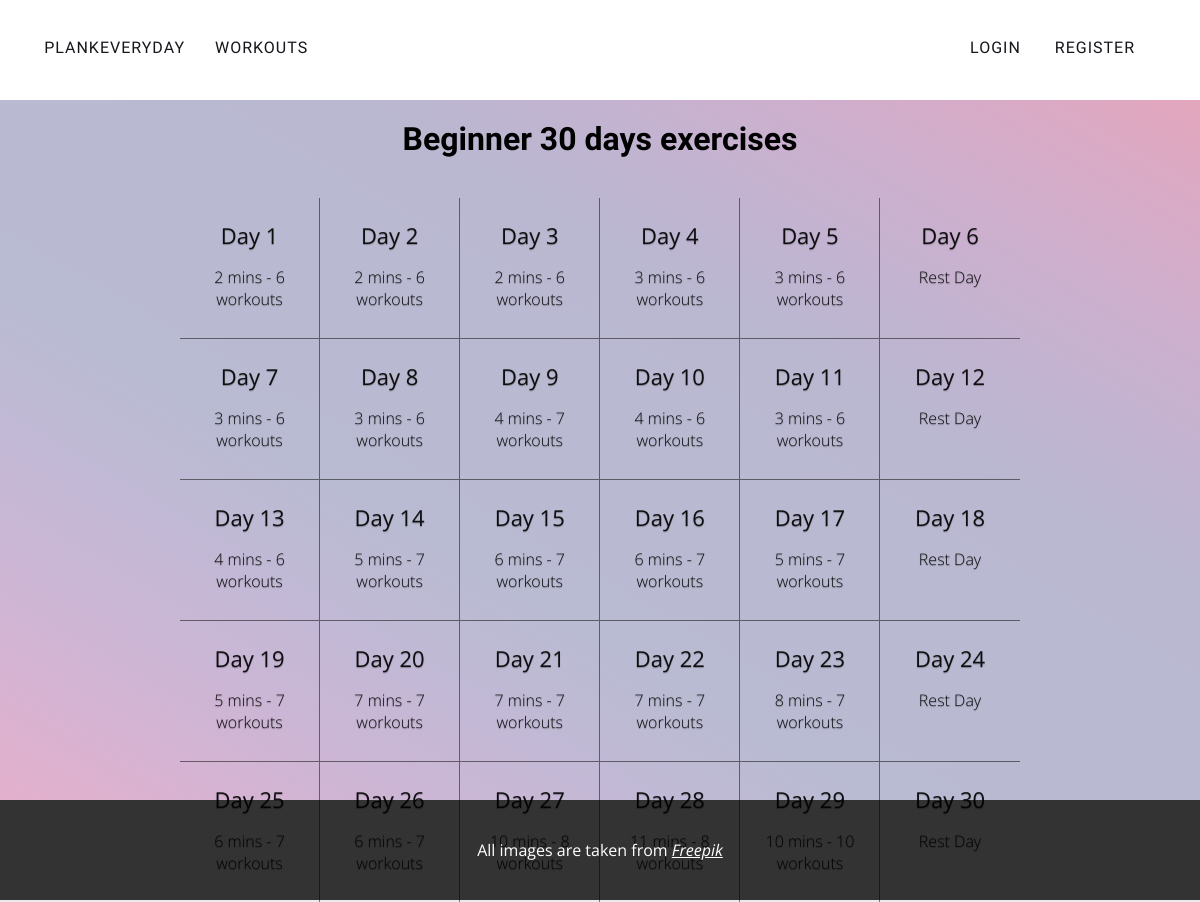
Screenshot of /caregories/2/ with the database file from the repository.
### first_workout/models.py (models this page shows, shortened)
class Categories(models.Model):
    title = models.CharField(max_length=20)
    short_description = models.TextField(max_length=50)
    img = models.ImageField()
    def image_data(self):
        return format_html(
            '<img src="{}" width="150px"/>',
            self.img.url,
        )
    image_data.short_description = "Preview"
    def __str__(self):
        return self.title

class WorkoutsByDays(models.Model):
    day = models.PositiveSmallIntegerField()
    category_name = models.ForeignKey(
        "Categories", verbose_name=("Category"), on_delete=models.PROTECT
    )
    workouts = models.ManyToManyField(Workouts)
    time_coefficient = models.FloatField()
    is_completed = models.BooleanField()
    def get_workouts(self):
        my_dict = {}
        for field in self.workouts.all():
            my_dict[field.title] = int(field.workout_time * self.time_coefficient)
        return my_dict
    get_workouts.short_description = "Workouts"
    def total_time(self):
        total_time = 0
        for field in self.workouts.all():
            total_time += field.workout_time * self.time_coefficient
        return f"{int(total_time / 60)} mins"

class Workouts(models.Model):
    title = models.CharField(max_length=50)
    workout_time = models.PositiveIntegerField(
        validators=[MaxValueValidator(3600, "The value must not exceed 3600 seconds")]
    )
    short_info = models.TextField(max_length=400)
    full_info = models.TextField(max_length=1000)
    img = models.ImageField()
    def image_data(self):
        return format_html(
            '<img src="{}" width="150px"/>',
            self.img.url,
        )
    image_data.short_description = "Preview"

### first_workout/views.py (the view)
# urls.py: path("caregories/<int:pk>/", CategoryDays.as_view(), name="basic"),
class CategoryDays(ListView):
    model = WorkoutsByDays
    template_name = "first_workout/category_days.html"
    def get_queryset(self):
        return WorkoutsByDays.objects.filter(category_name_id=self.kwargs["pk"])
    def get_context_data(self, **kwargs):
        context = super().get_context_data(**kwargs)
        context["category_name"] = Categories.objects.get(id=self.kwargs["pk"])
        return context

### first_workout/templates/first_workout/category_days.html (shortened to what this page needs)
{% extends "base.html" %}
{% load static %}
{% block style %}
    <link rel="stylesheet" href="{% static 'workout/css/category_days.css' %}">
{% endblock style %}
{% block body %}
    <div class="div-main-days-container">
        <div class="div-main-days-header">
            <h1>{{category_name}} 30 days exercises</h1>
        </div>
        <div class="div-days-container-flex">
            {% for field in object_list %}
                <a href="{% url 'day_workout' field.category_name_id field.day %}">
                    <div class="div-day">
                        <p>Day {{field.day}}</p>
                        {% if not field.day|divisibleby:"6" %}
                            <p>{{field.total_time}} - {{field.get_workouts|length}} workouts</p>
                        {% else %}
                            <p>Rest Day</p>
                        {% endif %}
                    </div>
                </a>
            {% endfor %}
        </div>
    </div>
{% endblock body %}

### workout/static/workout/css/style.css (style rules this page uses)
body { margin: 0; font-family: 'Open Sans', sans-serif; background-color: rgba(212, 212, 212, 0.486); }

### workout/static/workout/css/category_days.css (style rules this page uses)
.div-main-days-container { width: 100%; height: calc(100vh - 100px); background-image: linear-gradient(to right top, #e3b0cc, #d7b3d2, #cbb6d5, #c1b9d5, #b9bbd2, #b9bad1, #b9b9d1, #b9b8d0, #c1b4d1, #ccb0ce, #d8abc7, #e3a6bc); }
.div-main-days-header { margin-left: auto; margin-right: auto; width: 526px; height: 100px; }
.div-main-days-header>h1 { margin-top: 0px; padding-top: 20px; }
.div-main-days-header>h1 { font-family: 'Oswald', sans-serif; }
.div-main-days-header>h1, .div-day>p { text-align: center; }
.div-days-container-flex { display: flex; flex-wrap: wrap; align-content: center; width: 70%; height: 700px; margin: 0px auto; border-radius: 25px; }
.div-days-container-flex a { display: flex; width: 16.56%; height: 20%; color: black; text-decoration: none; border-right: 1px solid rgba(0, 0, 0, 0.5); border-bottom: 1px solid rgba(0, 0, 0, 0.5); }
.div-day:last-child { border-right: none; }
.div-day { width: 100%; height: 100%; }
.div-days-container-flex a:nth-child(6n) { border-right: none; }
.div-days-container-flex a:nth-child(1n+25) { border-bottom: none; }
.div-day p:first-child, .div-day p:nth-child(2) { font-weight: 300; color: rgba(0, 0, 0, 0.9); text-shadow: 0 1px 1px rgb(0 0 0 / 30%); }
.div-day p:first-child { margin-bottom: 15px; font-size: 22px; font-weight: 400; }
.div-day p:nth-child(2) { font-size: 16px; margin-bottom: 0px; }

### rows the page displays
Categories: title "Beginner"
WorkoutsByDays: day "1", total_time "2 mins", get_workouts|length "6"
WorkoutsByDays: day "2", total_time "2 mins", get_workouts|length "6"
WorkoutsByDays: day "3", total_time "2 mins", get_workouts|length "6"
WorkoutsByDays: day "4", total_time "3 mins", get_workouts|length "6"
WorkoutsByDays: day "5", total_time "3 mins", get_workouts|length "6"
WorkoutsByDays: day "6", shows "Rest Day"
WorkoutsByDays: day "7", total_time "3 mins", get_workouts|length "6"
WorkoutsByDays: day "8", total_time "3 mins", get_workouts|length "6"
WorkoutsByDays: day "9", total_time "4 mins", get_workouts|length "7"
WorkoutsByDays: day "10", total_time "4 mins", get_workouts|length "6"
WorkoutsByDays: day "11", total_time "3 mins", get_workouts|length "6"
WorkoutsByDays: day "12", shows "Rest Day"
WorkoutsByDays: day "13", total_time "4 mins", get_workouts|length "6"
WorkoutsByDays: day "14", total_time "5 mins", get_workouts|length "7"
WorkoutsByDays: day "15", total_time "6 mins", get_workouts|length "7"
WorkoutsByDays: day "16", total_time "6 mins", get_workouts|length "7"
WorkoutsByDays: day "17", total_time "5 mins", get_workouts|length "7"
WorkoutsByDays: day "18", shows "Rest Day"
WorkoutsByDays: day "19", total_time "5 mins", get_workouts|length "7"
WorkoutsByDays: day "20", total_time "7 mins", get_workouts|length "7"
WorkoutsByDays: day "21", total_time "7 mins", get_workouts|length "7"
WorkoutsByDays: day "22", total_time "7 mins", get_workouts|length "7"
WorkoutsByDays: day "23", total_time "8 mins", get_workouts|length "7"
WorkoutsByDays: day "24", shows "Rest Day"
WorkoutsByDays: day "25", total_time "6 mins", get_workouts|length "7"
WorkoutsByDays: day "26", total_time "6 mins", get_workouts|length "7"
WorkoutsByDays: day "27", total_time "10 mins", get_workouts|length "8"
WorkoutsByDays: day "28", total_time "11 mins", get_workouts|length "8"
WorkoutsByDays: day "29", total_time "10 mins", get_workouts|length "10"
WorkoutsByDays: day "30", shows "Rest Day"
